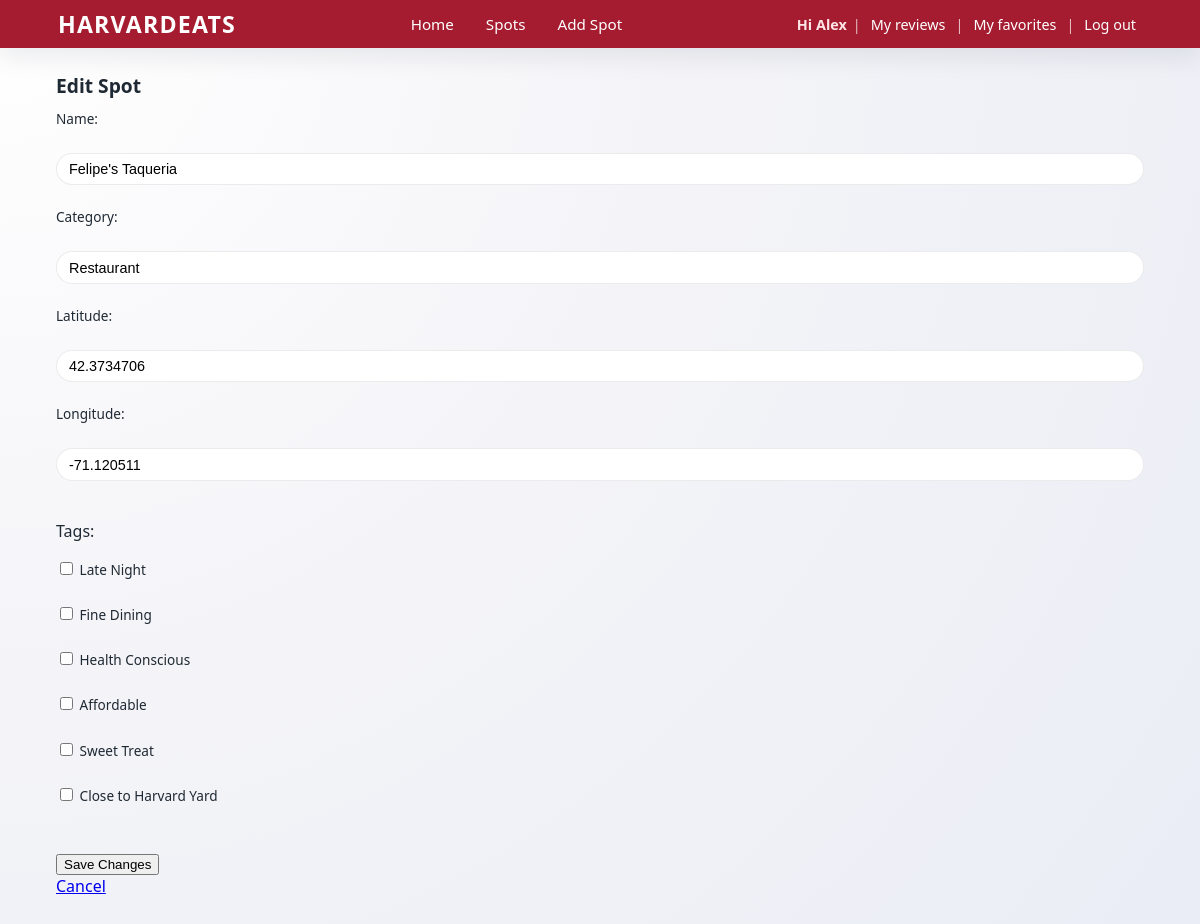
The page /spot/40/edit (signed in) on the database its author committed.
### tables this page shows
CREATE TABLE spots (
    id INTEGER PRIMARY KEY AUTOINCREMENT,
    name TEXT NOT NULL,
    category TEXT,
    latitude REAL,
    longitude REAL
, late_night INTEGER DEFAULT 0, fine_dining INTEGER DEFAULT 0, health_conscious INTEGER DEFAULT 0, affordable INTEGER DEFAULT 0, sweet_treat INTEGER DEFAULT 0, close INTEGER DEFAULT 0);

### app.py (the view, shortened to what this page needs)
@app.route("/spot/<int:spot_id>/edit", methods=["GET", "POST"])
def edit_spot(spot_id):
    if not session.get("is_admin"):
        return "Access denied", 403
    db = get_db()
    spot = db.execute(
        "SELECT id, name, category, latitude, longitude FROM spots WHERE id = ?",
        (spot_id,)
    ).fetchone()
    db.close()
    if spot is None:
        return "Spot not found", 404
    return render_template("edit_spot.html", spot=spot)

### app.py (called while the page is built)
def get_db():
    connection = sqlite3.connect("spots.db")
    connection.row_factory = sqlite3.Row  # lets us use column names later
    return connection

### templates/edit_spot.html
{% extends "layout.html" %}
{% block content %}
<h2>Edit Spot</h2>
<form action="/spot/{{ spot['id'] }}/edit" method="POST">
  <label>Name:</label><br>
  <input type="text" name="name" value="{{ spot['name'] }}" required><br><br>
  <label>Category:</label><br>
  <input type="text" name="category" value="{{ spot['category'] }}"><br><br>
  <label>Latitude:</label><br>
  <input type="number" step="0.000001" name="latitude" value="{{ spot['latitude'] }}"><br><br>
  <label>Longitude:</label><br>
  <input type="number" step="0.000001" name="longitude" value="{{ spot['longitude'] }}"><br><br>
  <p>Tags:</p>
  <label>
    <input type="checkbox" name="late_night" value="1" {% if spot['late_night'] %}checked{% endif %}>
    Late Night
  </label><br>
  <label>
    <input type="checkbox" name="fine_dining" value="1" {% if spot['fine_dining'] %}checked{% endif %}>
    Fine Dining
  </label><br>
  <label>
    <input type="checkbox" name="health_conscious" value="1" {% if spot['health_conscious'] %}checked{% endif %}>
    Health Conscious
  </label><br>
  <label>
    <input type="checkbox" name="affordable" value="1" {% if spot['affordable'] %}checked{% endif %}>
    Affordable
  </label><br>
  <label>
    <input type="checkbox" name="sweet_treat" value="1" {% if spot['sweet_treat'] %}checked{% endif %}>
    Sweet Treat
  </label><br>
  <label>
    <input type="checkbox" name="close" value="1" {% if spot['close'] %}checked{% endif %}>
    Close to Harvard Yard
  </label><br><br>
  <button type="submit">Save Changes</button>
</form>
<a href="/spot/{{ spot['id'] }}">Cancel</a>
{% endblock %}

### static/styles.css (style rules this page uses)
:root { --crimson: #a51c30; --dark-crimson: #7c1321; --background-page: #f4f4f8; --background-card: #ffffff; --faded-border: #e2e2ec; --text-main: #1f2933; --text-muted: #6b7280; --shadow-soft: 0 10px 25px rgba(15, 23, 42, 0.08); --radius-lg: 16px; --radius-md: 12px; --radius-pill: 999px; --max-width: 1120px; --transition-fast: 0.2s ease; --font-sans: system-ui, -apple-system, BlinkMacSystemFont, "SF Pro Text", "Helvetica Neue", Arial, sans-serif; --harvard-crimson: var(--crimson); --harvard-crimson-dark: var(--dark-crimson); --bg-card: var(--background-card); --border-subtle: var(--faded-border); }
*, *::before, *::after { box-sizing: border-box; }
html, body { margin: 0; padding: 0; }
body { font-family: var(--font-sans); background: radial-gradient( circle at top left, #ffffff 0, #f4f4f8 45%, #eaedf5 100% ); color: var(--text-main); -webkit-font-smoothing: antialiased; }
main h2 { font-size: 1.2rem; margin-top: 0; margin-bottom: 0.6rem; }
main p { line-height: 1.5; color: var(--text-main); }
form { margin-top: 0.5rem; }
label { display: block; font-size: 0.85rem; margin-bottom: 0.2rem; }
input[type="text"], input[type="email"], input[type="password"], input[type="number"], textarea, select { width: 100%; padding: 0.45rem 0.75rem; border-radius: var(--radius-pill); border: 1px solid rgba(0, 0, 0, 0.08); font-size: 0.9rem; outline: none; background: #ffffff; transition: border var(--transition-fast), box-shadow var(--transition-fast); }

### rows shown on the page
spots: name "Felipe's Taqueria", category "Restaurant", latitude "42.3734706", longitude "-71.120511"

### other values the page prints
{{ session['username'] }} "Alex"
